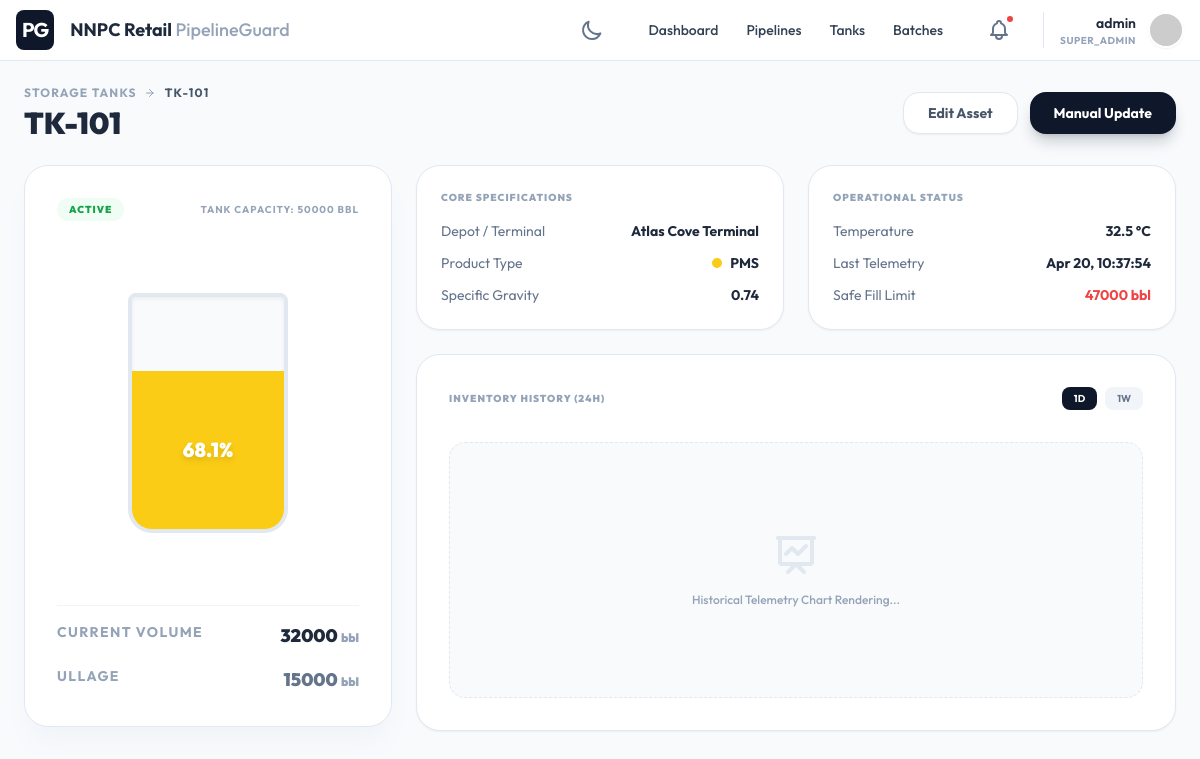
The page /assets/tanks/1/ (signed in) on the database its author committed.
### core/models.py (models this page shows, shortened)
class Tenant(models.Model):
    name = models.CharField(max_length=255, unique=True)
    domain_name = models.CharField(max_length=255, unique=True, help_text="e.g., omc1.pipelineguard.com")
    api_key = models.CharField(max_length=64, unique=True, default=generate_api_key, editable=False)
    primary_color = models.CharField(max_length=20, default="#0f172a")
    secondary_color = models.CharField(max_length=20, default="#3b82f6")
    logo = models.ImageField(upload_to="tenant_logos/", null=True, blank=True)
    favicon = models.ImageField(upload_to="tenant_favicons/", null=True, blank=True)
    login_background = models.ImageField(upload_to="tenant_backgrounds/", null=True, blank=True)
    created_at = models.DateTimeField(auto_now_add=True)
    updated_at = models.DateTimeField(auto_now=True)

class User(AbstractUser):
    ROLE_CHOICES = (
        ('SUPER_ADMIN', 'Super Admin'),
        ('TENANT_ADMIN', 'Tenant Admin'),
        ('OPERATOR', 'Operator'),
        ('VIEWER', 'Viewer'),
    )
    tenant = models.ForeignKey(Tenant, on_delete=models.CASCADE, null=True, blank=True, related_name='users')
    role = models.CharField(max_length=20, choices=ROLE_CHOICES, default='VIEWER')
    THEME_CHOICES = (
        ('light', 'Light Mode'),
        ('dark', 'Dark Mode'),
    )
    theme_preference = models.CharField(max_length=10, choices=THEME_CHOICES, default='light')

### assets/models.py (models this page shows, shortened)
class Tank(models.Model):
    STATUS_CHOICES = [
        ('ACTIVE', 'Active'),
        ('MAINTENANCE', 'Maintenance'),
        ('OUT_OF_SERVICE', 'Out of Service')
    ]
    depot = models.ForeignKey(Depot, on_delete=models.CASCADE, related_name='tanks')
    name = models.CharField(max_length=100)
    product_type = models.ForeignKey(ProductType, on_delete=models.SET_NULL, null=True, related_name='tanks')
    max_capacity = models.FloatField(help_text="Maximum roof capacity")
    safe_fill_capacity = models.FloatField(help_text="Operational safe fill limit")
    current_volume = models.FloatField(default=0.0)
    current_temperature = models.FloatField(null=True, blank=True)
    status = models.CharField(max_length=20, choices=STATUS_CHOICES, default='ACTIVE')
    updated_at = models.DateTimeField(auto_now=True)
    @property
    def ullage(self):
        return max(0.0, self.safe_fill_capacity - self.current_volume)
    @property
    def fill_percentage(self):
        if self.safe_fill_capacity == 0: return 0
        return (self.current_volume / self.safe_fill_capacity) * 100

class Depot(models.Model):
    tenant = models.ForeignKey(Tenant, on_delete=models.CASCADE, related_name='depots')
    name = models.CharField(max_length=150)
    latitude = models.FloatField(null=True, blank=True)
    longitude = models.FloatField(null=True, blank=True)

class ProductType(models.Model):
    tenant = models.ForeignKey(Tenant, on_delete=models.CASCADE, related_name='product_types')
    name = models.CharField(max_length=50) # e.g., PMS, AGO, JET A1
    color_code = models.CharField(max_length=20, default="#cccccc") # e.g., yellow, red, blue
    specific_gravity = models.FloatField(null=True, blank=True)
    max_interface_mixing_tolerance = models.FloatField(default=0.0, help_text="Acceptable mixture volume in bbls/liters")
    class Meta:
        unique_together = ('tenant', 'name')

### assets/views.py (the view)
# urls.py: path('tanks/<int:pk>/', TankDetailView.as_view(), name='tank_detail'),
class TankDetailView(LoginRequiredMixin, DetailView):
    model = Tank
    template_name = 'assets/tank_detail.html'
    context_object_name = 'tank'
    def get_queryset(self):
        user = self.request.user
        tenant = self.request.tenant
        if tenant:
            return Tank.objects.filter(depot__tenant=tenant)
        elif user.is_superuser:
            return Tank.objects.all()
        return Tank.objects.none()

### core/context_processors.py (called while the page is built, shortened)
def tenant_branding(request):
    tenant = getattr(request, 'tenant', None)
    return {
        'tenant_name': tenant.name,
        'primary_color': tenant.primary_color,
        'secondary_color': tenant.secondary_color,
        'tenant_logo': tenant.logo.url if tenant.logo else None,
        'tenant_favicon': tenant.favicon.url if tenant.favicon else None,
        'tenant_background': tenant.login_background.url if tenant.login_background else None,
    }

### templates/assets/tank_detail.html (shortened to what this page needs)
{% extends 'base.html' %}
{% block content %}
<div class="p-6 max-w-7xl mx-auto space-y-6 overflow-auto">
    <div class="flex items-center justify-between">
        <div>
            <div class="flex items-center gap-2 text-xs font-bold text-slate-400 uppercase tracking-widest mb-1">
                <a href="{% url 'tank_list' %}" class="hover:text-primary">Storage Tanks</a>
                <svg class="w-3 h-3" fill="none" stroke="currentColor" viewBox="0 0 24 24"><path stroke-linecap="round" stroke-linejoin="round" stroke-width="2" d="M9 5l7 7m0 0l-7 7m7-7H3"></path></svg>
                <span class="text-slate-600">{{ tank.name }}</span>
            </div>
            <h1 class="text-3xl font-black text-slate-800">{{ tank.name }}</h1>
        </div>
        <div class="flex gap-3">
            <button class="px-6 py-2.5 bg-white border border-slate-200 rounded-2xl text-sm font-bold text-slate-600 shadow-sm hover:bg-slate-50 transition-all">Edit Asset</button>
            <button class="px-6 py-2.5 bg-primary text-white rounded-2xl text-sm font-bold shadow-lg shadow-primary/20 hover:scale-105 transition-all">Manual Update</button>
        </div>
    </div>
    <div class="grid grid-cols-1 lg:grid-cols-3 gap-6">
        <div class="lg:col-span-1 space-y-6">
            <div class="bg-white rounded-3xl border border-slate-200 shadow-xl shadow-slate-100 p-8 space-y-8">
                <div class="flex items-center justify-between">
                    <span class="px-3 py-1 bg-green-50 text-green-600 rounded-full text-[10px] font-black uppercase tracking-widest">{{ tank.status }}</span>
                    <span class="text-[10px] text-slate-400 font-bold uppercase tracking-widest">Tank Capacity: {{ tank.max_capacity|floatformat:0 }} bbl</span>
                </div>
                <div class="relative py-10 flex justify-center">
                    <div class="w-40 h-60 bg-slate-50 border-4 border-slate-200 rounded-t-lg rounded-b-3xl relative overflow-hidden shadow-inner">
                        <div class="absolute bottom-0 left-0 w-full bg-primary transition-all duration-1000 flex items-center justify-center overflow-hidden" style="height: {{ tank.fill_percentage }}%; background-color: {{ tank.product_type.color_code }};">
                            <span class="text-white font-black text-xl drop-shadow-md">{{ tank.fill_percentage|floatformat:1 }}%</span>
                        </div>
                    </div>
                </div>
                <div class="space-y-4 pt-4 border-t border-slate-100">
                    <div class="flex justify-between">
                        <span class="text-sm font-bold text-slate-400 uppercase tracking-widest">Current Volume</span>
                        <span class="text-lg font-black text-slate-800">{{ tank.current_volume|floatformat:0 }} <span class="text-xs text-slate-400">bbl</span></span>
                    </div>
                    <div class="flex justify-between">
                        <span class="text-sm font-bold text-slate-400 uppercase tracking-widest">Ullage</span>
                        <span class="text-lg font-black text-slate-500">{{ tank.ullage|floatformat:0 }} <span class="text-xs text-slate-400">bbl</span></span>
                    </div>
                </div>
            </div>
        </div>
        <div class="lg:col-span-2 space-y-6">
            <div class="grid grid-cols-1 md:grid-cols-2 gap-6">
                <div class="bg-white rounded-3xl border border-slate-200 p-6 shadow-sm">
                    <h4 class="text-[10px] font-black text-slate-400 uppercase tracking-widest mb-4">Core Specifications</h4>
                    <div class="space-y-3">
                        <div class="flex justify-between text-sm">
                            <span class="text-slate-500">Depot / Terminal</span>
                            <span class="font-bold text-slate-800">{{ tank.depot.name }}</span>
                        </div>
                        <div class="flex justify-between text-sm">
                            <span class="text-slate-500">Product Type</span>
                            <span class="flex items-center gap-2 font-bold text-slate-800">
                                <span class="w-2.5 h-2.5 rounded-full" style="background-color: {{ tank.product_type.color_code }}"></span>
                                {{ tank.product_type.name }}
                            </span>
                        </div>
                        <div class="flex justify-between text-sm">
                            <span class="text-slate-500">Specific Gravity</span>
                            <span class="font-bold text-slate-800">{{ tank.product_type.specific_gravity }}</span>
                        </div>
                    </div>
                </div>
                <div class="bg-white rounded-3xl border border-slate-200 p-6 shadow-sm">
                    <h4 class="text-[10px] font-black text-slate-400 uppercase tracking-widest mb-4">Operational Status</h4>
                    <div class="space-y-3">
                        <div class="flex justify-between text-sm">
                            <span class="text-slate-500">Temperature</span>
                            <span class="font-bold text-slate-800">{{ tank.current_temperature }} °C</span>
                        </div>
                        <div class="flex justify-between text-sm">
                            <span class="text-slate-500">Last Telemetry</span>
                            <span class="font-bold text-slate-800">{{ tank.updated_at|date:"M d, H:i:s" }}</span>
                        </div>
                        <div class="flex justify-between text-sm">
                            <span class="text-slate-500">Safe Fill Limit</span>
                            <span class="font-bold text-red-500">{{ tank.safe_fill_capacity|floatformat:0 }} bbl</span>
                        </div>
                    </div>
                </div>
            </div>
            <div class="bg-white rounded-3xl border border-slate-200 p-8 shadow-sm">
                <div class="flex items-center justify-between mb-8">
                    <h4 class="text-[10px] font-black text-slate-400 uppercase tracking-widest">Inventory History (24h)</h4>
                    <div class="flex gap-2">
                        <button class="px-3 py-1 bg-primary text-white text-[10px] font-bold rounded-lg">1D</button>
                        <button class="px-3 py-1 bg-slate-100 text-slate-500 text-[10px] font-bold rounded-lg hover:bg-slate-200">1W</button>
                    </div>
                </div>
                <div class="h-64 w-full flex items-center justify-center bg-slate-50 rounded-2xl border border-dashed border-slate-200">
                    <div class="text-center">
                        <svg class="w-12 h-12 text-slate-200 mx-auto mb-2" fill="none" stroke="currentColor" viewBox="0 0 24 24"><path stroke-linecap="round" stroke-linejoin="round" stroke-width="2" d="M7 12l3-3 3 3 4-4M8 21l4-4 4 4M3 4h18M4 4h16v12a1 1 0 01-1 1H5a1 1 0 01-1-1V4z"></path></svg>
                        <span class="text-xs text-slate-400 font-medium">Historical Telemetry Chart Rendering...</span>
                    </div>
                </div>
            </div>
        </div>
    </div>
</div>
{% endblock %}

### templates/base.html (shortened to what this page needs)
<!DOCTYPE html>
<html lang="en" class="h-full {% if user.theme_preference == 'dark' %}dark{% endif %}">
<head>
    <script src="https://cdn.tailwindcss.com"></script>
    <link rel="stylesheet" href="https://unpkg.com/leaflet@1.9.4/dist/leaflet.css"/>
</head>
<body class="h-full overflow-hidden flex flex-col bg-slate-50 dark:bg-slate-900 transition-colors duration-300"
      hx-headers='{"X-CSRFToken": "{{ csrf_token }}"}'
      x-data="{
        mobileMenuOpen: false,
        darkMode: {% if user.theme_preference == 'dark' %}true{% else %}false{% endif %},
        init() {
            this.$watch('darkMode', val => {
                document.documentElement.classList.toggle('dark', val);
                fetch('{% url 'toggle_theme' %}', {
                    method: 'POST',
                    headers: { 'X-CSRFToken': '{{ csrf_token }}', 'Content-Type': 'application/x-www-form-urlencoded' },
                    body: 'theme=' + (val ? 'dark' : 'light')
                }).then(res => {
                    if (!res.ok) console.error('Failed to sync theme');
                });
            });
            document.documentElement.classList.toggle('dark', this.darkMode);
        }
      }">
    <nav class="bg-white dark:bg-slate-800 border-b border-slate-200 dark:border-slate-700 px-4 py-2.5 flex items-center justify-between z-50 transition-colors">
        <div class="flex items-center gap-4">
            {% if tenant_logo %}
                <img src="{{ tenant_logo }}" alt="{{ tenant_name }}" class="h-8 w-auto">
            {% else %}
                <div class="bg-primary text-white p-1.5 rounded-lg font-bold text-xl uppercase tracking-tighter">PG</div>
            {% endif %}
            <span class="font-bold text-slate-800 dark:text-white text-lg hidden md:block">{{ tenant_name }} <span class="text-slate-400 font-medium">PipelineGuard</span></span>
        </div>
        <div class="flex items-center gap-6">
            <button @click="darkMode = !darkMode"
                    class="p-2 text-slate-500 hover:bg-slate-100 dark:hover:bg-slate-700 rounded-full transition-all ring-inset focus:outline-none focus:ring-2 focus:ring-primary/20">
                <svg x-show="!darkMode" class="w-6 h-6" fill="none" stroke="currentColor" viewBox="0 0 24 24"><path stroke-linecap="round" stroke-linejoin="round" stroke-width="2" d="M20.354 15.354A9 9 0 018.646 3.646 9.003 9.003 0 0012 21a9.003 9.003 0 008.354-5.646z"></path></svg>
            </button>
            <div class="hidden lg:flex items-center gap-1">
                <a href="{% url 'dashboard' %}" class="px-3 py-2 rounded-md text-sm font-medium text-slate-700 dark:text-slate-300 hover:bg-slate-100 dark:hover:bg-slate-700 ">Dashboard</a>
                <a href="{% url 'pipeline_list' %}" class="px-3 py-2 rounded-md text-sm font-medium text-slate-700 dark:text-slate-300 hover:bg-slate-100 dark:hover:bg-slate-700 ">Pipelines</a>
                <a href="{% url 'tank_list' %}" class="px-3 py-2 rounded-md text-sm font-medium text-slate-700 dark:text-slate-300 hover:bg-slate-100 dark:hover:bg-slate-700 ">Tanks</a>
                <a href="{% url 'batch_list' %}" class="px-3 py-2 rounded-md text-sm font-medium text-slate-700 dark:text-slate-300 hover:bg-slate-100 dark:hover:bg-slate-700 ">Batches</a>
            </div>
            <div class="relative" x-data="{ open: false }">
                <a href="{% url 'notification_list' %}" class="p-2 text-slate-500 hover:bg-slate-100 dark:hover:bg-slate-700 rounded-full relative block">
                    <span class="absolute top-1 right-1 w-2.5 h-2.5 bg-red-500 border-2 border-white dark:border-slate-800 rounded-full"></span>
                </a>
            </div>
            <div class="relative flex items-center gap-3 pl-4 border-l border-slate-200 dark:border-slate-700" x-data="{ open: false }">
                <div class="text-right hidden sm:block">
                    <div class="text-sm font-semibold text-slate-800 dark:text-white">{{ user.username }}</div>
                    <div class="text-[10px] uppercase font-bold text-slate-400 tracking-wider">{{ user.role }}</div>
                </div>
                <button @click="open = !open" class="h-9 w-9 bg-slate-200 rounded-full border-2 border-white dark:border-slate-700 overflow-hidden shadow-sm hover:ring-2 hover:ring-primary/20 transition-all">
                    <img src="https://ui-avatars.com/api/?name={{ user.username }}&background=random" alt="User">
                </button>
            </div>
        </div>
    </nav>
    <main class="flex-1 overflow-auto relative">
        {% block content %}{% endblock %}
    </main>
</body>
</html>

### rows shown on the page
Tenant: name "NNPC Retail"
User: username "admin", role "SUPER_ADMIN"
Tank: name "TK-101", status "ACTIVE", max_capacity "50000", fill_percentage "68.1", current_volume "32000", ullage "15000", depot.name "Atlas Cove Terminal", product_type.name "PMS", product_type.specific_gravity "0.74", current_temperature "32.5", updated_at "Apr 20, 10:37:54", safe_fill_capacity "47000"
